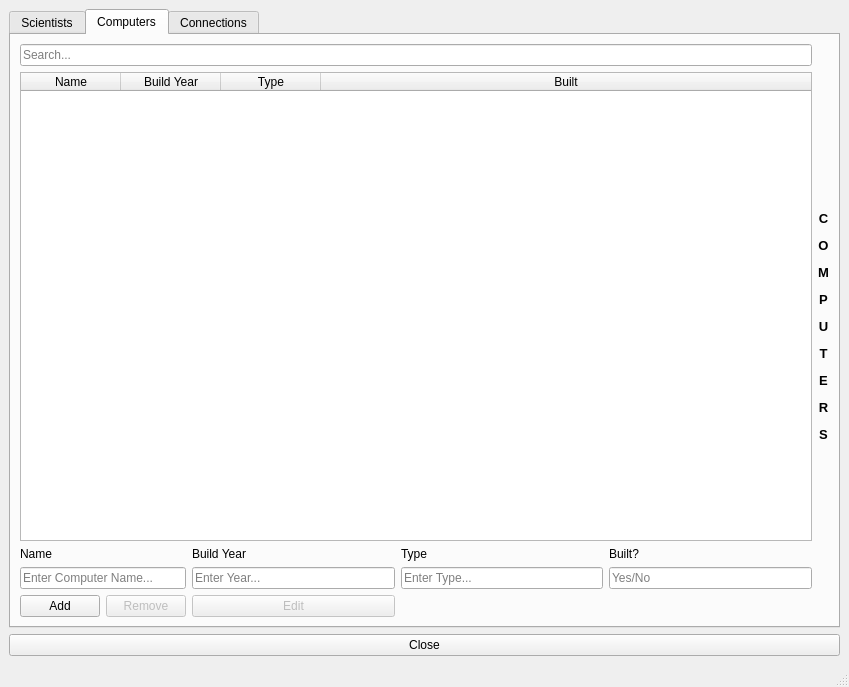
<?xml version="1.0" encoding="UTF-8"?>
<ui version="4.0">
 <class>DisplayWindow</class>
 <widget class="QMainWindow" name="DisplayWindow">
  <property name="geometry">
   <rect>
    <x>0</x>
    <y>0</y>
    <width>849</width>
    <height>687</height>
   </rect>
  </property>
  <property name="windowTitle">
   <string>MainWindow</string>
  </property>
  <widget class="QWidget" name="centralwidget">
   <layout class="QGridLayout" name="gridLayout_6">
    <item row="0" column="0">
     <widget class="QTabWidget" name="tab_sci_com_conn">
      <property name="enabled">
       <bool>true</bool>
      </property>
      <property name="currentIndex">
       <number>1</number>
      </property>
      <widget class="QWidget" name="tab_sci_main">
       <attribute name="title">
        <string>Scientists</string>
       </attribute>
       <layout class="QGridLayout" name="gridLayout_2">
        <item row="0" column="0" colspan="6">
         <widget class="QLineEdit" name="line_search_sci">
          <property name="placeholderText">
           <string>Search...</string>
          </property>
         </widget>
        </item>
        <item row="0" column="6" rowspan="2">
         <widget class="QLabel" name="label">
          <property name="text">
           <string>&lt;html&gt;&lt;head/&gt;&lt;body&gt;&lt;p align=&quot;center&quot;&gt;&lt;span style=&quot; font-size:10pt; font-weight:600;&quot;&gt;&lt;br/&gt;&lt;br/&gt;S&lt;/span&gt;&lt;/p&gt;&lt;p align=&quot;center&quot;&gt;&lt;span style=&quot; font-size:10pt; font-weight:600;&quot;&gt;C&lt;/span&gt;&lt;/p&gt;&lt;p align=&quot;center&quot;&gt;&lt;span style=&quot; font-size:10pt; font-weight:600;&quot;&gt;I&lt;/span&gt;&lt;/p&gt;&lt;p align=&quot;center&quot;&gt;&lt;span style=&quot; font-size:10pt; font-weight:600;&quot;&gt;E&lt;/span&gt;&lt;/p&gt;&lt;p align=&quot;center&quot;&gt;&lt;span style=&quot; font-size:10pt; font-weight:600;&quot;&gt;N&lt;/span&gt;&lt;/p&gt;&lt;p align=&quot;center&quot;&gt;&lt;span style=&quot; font-size:10pt; font-weight:600;&quot;&gt;T&lt;/span&gt;&lt;/p&gt;&lt;p align=&quot;center&quot;&gt;&lt;span style=&quot; font-size:10pt; font-weight:600;&quot;&gt;I&lt;/span&gt;&lt;/p&gt;&lt;p align=&quot;center&quot;&gt;&lt;span style=&quot; font-size:10pt; font-weight:600;&quot;&gt;S&lt;/span&gt;&lt;/p&gt;&lt;p align=&quot;center&quot;&gt;&lt;span style=&quot; font-size:10pt; font-weight:600;&quot;&gt;T&lt;/span&gt;&lt;/p&gt;&lt;p align=&quot;center&quot;&gt;&lt;span style=&quot; font-size:10pt; font-weight:600;&quot;&gt;S&lt;/span&gt;&lt;/p&gt;&lt;/body&gt;&lt;/html&gt;</string>
          </property>
         </widget>
        </item>
        <item row="1" column="0" colspan="6">
         <widget class="QTableWidget" name="table_display_sci">
          <property name="editTriggers">
           <set>QAbstractItemView::NoEditTriggers</set>
          </property>
          <property name="alternatingRowColors">
           <bool>false</bool>
          </property>
          <property name="selectionBehavior">
           <enum>QAbstractItemView::SelectRows</enum>
          </property>
          <property name="sortingEnabled">
           <bool>true</bool>
          </property>
          <attribute name="horizontalHeaderStretchLastSection">
           <bool>true</bool>
          </attribute>
          <column>
           <property name="text">
            <string>Name</string>
           </property>
           <property name="textAlignment">
            <set>AlignCenter</set>
           </property>
          </column>
          <column>
           <property name="text">
            <string>Year of Birth</string>
           </property>
           <property name="textAlignment">
            <set>AlignCenter</set>
           </property>
          </column>
          <column>
           <property name="text">
            <string>Year of Death</string>
           </property>
          </column>
          <column>
           <property name="text">
            <string>Gender</string>
           </property>
          </column>
         </widget>
        </item>
        <item row="2" column="0">
         <widget class="QLabel" name="label_4">
          <property name="text">
           <string>Name</string>
          </property>
         </widget>
        </item>
        <item row="2" column="3">
         <widget class="QLabel" name="label_5">
          <property name="text">
           <string>Year of Birth</string>
          </property>
         </widget>
        </item>
        <item row="2" column="4">
         <widget class="QLabel" name="label_6">
          <property name="text">
           <string>Year of Death</string>
          </property>
         </widget>
        </item>
        <item row="2" column="5">
         <widget class="QLabel" name="label_7">
          <property name="text">
           <string>Gender</string>
          </property>
         </widget>
        </item>
        <item row="3" column="0" colspan="3">
         <widget class="QLineEdit" name="line_sci_name_add_remove_edit">
          <property name="placeholderText">
           <string>Enter Full Name...</string>
          </property>
         </widget>
        </item>
        <item row="3" column="3">
         <widget class="QLineEdit" name="line_sci_birth_add_remove_edit">
          <property name="text">
           <string/>
          </property>
          <property name="placeholderText">
           <string>Birth...</string>
          </property>
         </widget>
        </item>
        <item row="3" column="4">
         <widget class="QLineEdit" name="line_sci_death_add_remove_edit">
          <property name="placeholderText">
           <string>Empty if Alive...</string>
          </property>
         </widget>
        </item>
        <item row="3" column="5">
         <widget class="QLineEdit" name="line_sci_gender_add_remove_edit">
          <property name="placeholderText">
           <string>female/male...</string>
          </property>
         </widget>
        </item>
        <item row="4" column="0">
         <widget class="QPushButton" name="pushButton_add_sci">
          <property name="text">
           <string>Add</string>
          </property>
         </widget>
        </item>
        <item row="4" column="1">
         <widget class="QPushButton" name="pushButton_remove_sci">
          <property name="enabled">
           <bool>false</bool>
          </property>
          <property name="text">
           <string>Remove</string>
          </property>
         </widget>
        </item>
        <item row="4" column="2" colspan="2">
         <widget class="QPushButton" name="pushButton_edit_sci">
          <property name="enabled">
           <bool>false</bool>
          </property>
          <property name="text">
           <string>Edit</string>
          </property>
         </widget>
        </item>
       </layout>
      </widget>
      <widget class="QWidget" name="tab_com">
       <attribute name="title">
        <string>Computers</string>
       </attribute>
       <layout class="QGridLayout" name="gridLayout_3">
        <item row="2" column="0">
         <widget class="QLabel" name="label_12">
          <property name="text">
           <string>Name</string>
          </property>
         </widget>
        </item>
        <item row="3" column="4">
         <widget class="QLineEdit" name="line_com_built_add_remove_edit">
          <property name="text">
           <string/>
          </property>
          <property name="placeholderText">
           <string>Yes/No</string>
          </property>
         </widget>
        </item>
        <item row="4" column="0">
         <widget class="QPushButton" name="pushButton_com_add">
          <property name="text">
           <string>Add</string>
          </property>
         </widget>
        </item>
        <item row="3" column="0" colspan="2">
         <widget class="QLineEdit" name="line_com_name_add_remove_edit">
          <property name="placeholderText">
           <string>Enter Computer Name...</string>
          </property>
         </widget>
        </item>
        <item row="2" column="4">
         <widget class="QLabel" name="label_9">
          <property name="text">
           <string>Built?</string>
          </property>
         </widget>
        </item>
        <item row="4" column="1">
         <widget class="QPushButton" name="pushButton_com_remove">
          <property name="enabled">
           <bool>false</bool>
          </property>
          <property name="text">
           <string>Remove</string>
          </property>
         </widget>
        </item>
        <item row="4" column="2">
         <widget class="QPushButton" name="pushButton_com_edit">
          <property name="enabled">
           <bool>false</bool>
          </property>
          <property name="text">
           <string>Edit</string>
          </property>
         </widget>
        </item>
        <item row="0" column="0" colspan="5">
         <widget class="QLineEdit" name="line_search_com">
          <property name="placeholderText">
           <string>Search...</string>
          </property>
         </widget>
        </item>
        <item row="1" column="0" colspan="5">
         <widget class="QTableWidget" name="table_display_com">
          <property name="editTriggers">
           <set>QAbstractItemView::NoEditTriggers</set>
          </property>
          <property name="selectionBehavior">
           <enum>QAbstractItemView::SelectRows</enum>
          </property>
          <property name="sortingEnabled">
           <bool>true</bool>
          </property>
          <attribute name="horizontalHeaderStretchLastSection">
           <bool>true</bool>
          </attribute>
          <column>
           <property name="text">
            <string>Name</string>
           </property>
          </column>
          <column>
           <property name="text">
            <string>Build Year</string>
           </property>
          </column>
          <column>
           <property name="text">
            <string>Type</string>
           </property>
          </column>
          <column>
           <property name="text">
            <string>Built</string>
           </property>
          </column>
         </widget>
        </item>
        <item row="2" column="3">
         <widget class="QLabel" name="label_10">
          <property name="text">
           <string>Type</string>
          </property>
         </widget>
        </item>
        <item row="3" column="3">
         <widget class="QLineEdit" name="line_com_type_add_remove_edit">
          <property name="placeholderText">
           <string>Enter Type...</string>
          </property>
         </widget>
        </item>
        <item row="3" column="2">
         <widget class="QLineEdit" name="line_com_year_add_remove_edit">
          <property name="text">
           <string/>
          </property>
          <property name="placeholderText">
           <string>Enter Year...</string>
          </property>
         </widget>
        </item>
        <item row="2" column="2">
         <widget class="QLabel" name="label_11">
          <property name="text">
           <string>Build Year</string>
          </property>
         </widget>
        </item>
        <item row="1" column="5">
         <widget class="QLabel" name="label_8">
          <property name="text">
           <string>&lt;html&gt;&lt;head/&gt;&lt;body&gt;&lt;p align=&quot;center&quot;&gt;&lt;br/&gt;&lt;/p&gt;&lt;p align=&quot;center&quot;&gt;&lt;span style=&quot; font-size:10pt; font-weight:600;&quot;&gt;C&lt;/span&gt;&lt;/p&gt;&lt;p align=&quot;center&quot;&gt;&lt;span style=&quot; font-size:10pt; font-weight:600;&quot;&gt;O&lt;/span&gt;&lt;/p&gt;&lt;p align=&quot;center&quot;&gt;&lt;span style=&quot; font-size:10pt; font-weight:600;&quot;&gt;M&lt;/span&gt;&lt;/p&gt;&lt;p align=&quot;center&quot;&gt;&lt;span style=&quot; font-size:10pt; font-weight:600;&quot;&gt;P&lt;/span&gt;&lt;/p&gt;&lt;p align=&quot;center&quot;&gt;&lt;span style=&quot; font-size:10pt; font-weight:600;&quot;&gt;U&lt;/span&gt;&lt;/p&gt;&lt;p align=&quot;center&quot;&gt;&lt;span style=&quot; font-size:10pt; font-weight:600;&quot;&gt;T&lt;/span&gt;&lt;/p&gt;&lt;p align=&quot;center&quot;&gt;&lt;span style=&quot; font-size:10pt; font-weight:600;&quot;&gt;E&lt;/span&gt;&lt;/p&gt;&lt;p align=&quot;center&quot;&gt;&lt;span style=&quot; font-size:10pt; font-weight:600;&quot;&gt;R&lt;/span&gt;&lt;/p&gt;&lt;p align=&quot;center&quot;&gt;&lt;span style=&quot; font-size:10pt; font-weight:600;&quot;&gt;S&lt;/span&gt;&lt;/p&gt;&lt;/body&gt;&lt;/html&gt;</string>
          </property>
         </widget>
        </item>
       </layout>
      </widget>
      <widget class="QWidget" name="tab_conn">
       <attribute name="title">
        <string>Connections</string>
       </attribute>
       <layout class="QGridLayout" name="gridLayout_4">
        <item row="0" column="0">
         <widget class="QTabWidget" name="tab_connect_display_edit">
          <property name="currentIndex">
           <number>1</number>
          </property>
          <widget class="QWidget" name="tab_conn_display">
           <attribute name="title">
            <string>Display</string>
           </attribute>
           <layout class="QGridLayout" name="gridLayout_5">
            <item row="0" column="0">
             <widget class="QLineEdit" name="line_connect_search">
              <property name="placeholderText">
               <string>Search...</string>
              </property>
             </widget>
            </item>
            <item row="1" column="0">
             <widget class="QTableWidget" name="table_display_connect">
              <property name="editTriggers">
               <set>QAbstractItemView::NoEditTriggers</set>
              </property>
              <property name="selectionBehavior">
               <enum>QAbstractItemView::SelectRows</enum>
              </property>
              <property name="sortingEnabled">
               <bool>true</bool>
              </property>
              <attribute name="horizontalHeaderStretchLastSection">
               <bool>true</bool>
              </attribute>
              <column>
               <property name="text">
                <string>Scientist Name</string>
               </property>
               <property name="textAlignment">
                <set>AlignCenter</set>
               </property>
              </column>
              <column>
               <property name="text">
                <string>Computer Name</string>
               </property>
              </column>
             </widget>
            </item>
           </layout>
          </widget>
          <widget class="QWidget" name="tab_conn_edit">
           <attribute name="title">
            <string>Edit</string>
           </attribute>
           <layout class="QGridLayout" name="gridLayout">
            <item row="0" column="0">
             <widget class="QLineEdit" name="line_connect_search_sci">
              <property name="placeholderText">
               <string>Search...</string>
              </property>
             </widget>
            </item>
            <item row="1" column="0">
             <widget class="QTableWidget" name="table_edit_connect_sci">
              <property name="editTriggers">
               <set>QAbstractItemView::NoEditTriggers</set>
              </property>
              <property name="selectionBehavior">
               <enum>QAbstractItemView::SelectRows</enum>
              </property>
              <property name="sortingEnabled">
               <bool>true</bool>
              </property>
              <attribute name="horizontalHeaderStretchLastSection">
               <bool>true</bool>
              </attribute>
              <column>
               <property name="text">
                <string>Name</string>
               </property>
              </column>
              <column>
               <property name="text">
                <string>Year of Birth</string>
               </property>
              </column>
              <column>
               <property name="text">
                <string>Year of Death</string>
               </property>
              </column>
              <column>
               <property name="text">
                <string>Gender</string>
               </property>
              </column>
             </widget>
            </item>
            <item row="2" column="0">
             <widget class="QLineEdit" name="line_connect_search_com">
              <property name="placeholderText">
               <string>Search...</string>
              </property>
             </widget>
            </item>
            <item row="3" column="0">
             <widget class="QTableWidget" name="table_edit_connect_com">
              <property name="enabled">
               <bool>true</bool>
              </property>
              <property name="editTriggers">
               <set>QAbstractItemView::NoEditTriggers</set>
              </property>
              <property name="selectionBehavior">
               <enum>QAbstractItemView::SelectRows</enum>
              </property>
              <property name="sortingEnabled">
               <bool>true</bool>
              </property>
              <attribute name="horizontalHeaderStretchLastSection">
               <bool>true</bool>
              </attribute>
              <column>
               <property name="text">
                <string>Name</string>
               </property>
              </column>
              <column>
               <property name="text">
                <string>Build Year</string>
               </property>
              </column>
              <column>
               <property name="text">
                <string>Type</string>
               </property>
              </column>
              <column>
               <property name="text">
                <string>Built</string>
               </property>
              </column>
             </widget>
            </item>
            <item row="4" column="0">
             <widget class="QPushButton" name="pushButton_connect">
              <property name="enabled">
               <bool>false</bool>
              </property>
              <property name="text">
               <string>Connect</string>
              </property>
             </widget>
            </item>
           </layout>
          </widget>
         </widget>
        </item>
        <item row="0" column="1">
         <widget class="QLabel" name="label_3">
          <property name="text">
           <string>&lt;html&gt;&lt;head/&gt;&lt;body&gt;&lt;p align=&quot;center&quot;&gt;&lt;br/&gt;&lt;/p&gt;&lt;p align=&quot;center&quot;&gt;&lt;span style=&quot; font-size:10pt; font-weight:600;&quot;&gt;C&lt;/span&gt;&lt;/p&gt;&lt;p align=&quot;center&quot;&gt;&lt;span style=&quot; font-size:10pt; font-weight:600;&quot;&gt;O&lt;/span&gt;&lt;/p&gt;&lt;p align=&quot;center&quot;&gt;&lt;span style=&quot; font-size:10pt; font-weight:600;&quot;&gt;N&lt;/span&gt;&lt;/p&gt;&lt;p align=&quot;center&quot;&gt;&lt;span style=&quot; font-size:10pt; font-weight:600;&quot;&gt;N&lt;/span&gt;&lt;/p&gt;&lt;p align=&quot;center&quot;&gt;&lt;span style=&quot; font-size:10pt; font-weight:600;&quot;&gt;E&lt;/span&gt;&lt;/p&gt;&lt;p align=&quot;center&quot;&gt;&lt;span style=&quot; font-size:10pt; font-weight:600;&quot;&gt;C&lt;/span&gt;&lt;/p&gt;&lt;p align=&quot;center&quot;&gt;&lt;span style=&quot; font-size:10pt; font-weight:600;&quot;&gt;T&lt;/span&gt;&lt;/p&gt;&lt;p align=&quot;center&quot;&gt;&lt;span style=&quot; font-size:10pt; font-weight:600;&quot;&gt;I&lt;/span&gt;&lt;/p&gt;&lt;p align=&quot;center&quot;&gt;&lt;span style=&quot; font-size:10pt; font-weight:600;&quot;&gt;O&lt;/span&gt;&lt;/p&gt;&lt;p align=&quot;center&quot;&gt;&lt;span style=&quot; font-size:10pt; font-weight:600;&quot;&gt;N&lt;/span&gt;&lt;/p&gt;&lt;p align=&quot;center&quot;&gt;&lt;span style=&quot; font-size:10pt; font-weight:600;&quot;&gt;S&lt;/span&gt;&lt;span style=&quot; font-size:10pt;&quot;&gt;&lt;br/&gt;&lt;/span&gt;&lt;/p&gt;&lt;p align=&quot;center&quot;&gt;&lt;span style=&quot; font-size:10pt;&quot;&gt;&lt;br/&gt;&lt;/span&gt;&lt;/p&gt;&lt;/body&gt;&lt;/html&gt;</string>
          </property>
         </widget>
        </item>
       </layout>
      </widget>
     </widget>
    </item>
    <item row="1" column="0">
     <widget class="QPushButton" name="pushButton_close">
      <property name="text">
       <string>Close</string>
      </property>
     </widget>
    </item>
   </layout>
  </widget>
  <widget class="QMenuBar" name="menubar">
   <property name="geometry">
    <rect>
     <x>0</x>
     <y>0</y>
     <width>849</width>
     <height>21</height>
    </rect>
   </property>
  </widget>
  <widget class="QStatusBar" name="statusbar"/>
 </widget>
 <tabstops>
  <tabstop>line_search_com</tabstop>
  <tabstop>line_com_name_add_remove_edit</tabstop>
  <tabstop>line_com_year_add_remove_edit</tabstop>
  <tabstop>line_com_type_add_remove_edit</tabstop>
  <tabstop>line_com_built_add_remove_edit</tabstop>
  <tabstop>pushButton_com_add</tabstop>
  <tabstop>pushButton_com_remove</tabstop>
  <tabstop>pushButton_com_edit</tabstop>
  <tabstop>pushButton_remove_sci</tabstop>
  <tabstop>pushButton_edit_sci</tabstop>
  <tabstop>tab_sci_com_conn</tabstop>
  <tabstop>table_display_com</tabstop>
  <tabstop>line_search_sci</tabstop>
  <tabstop>table_display_sci</tabstop>
  <tabstop>line_sci_name_add_remove_edit</tabstop>
  <tabstop>line_sci_birth_add_remove_edit</tabstop>
  <tabstop>line_sci_death_add_remove_edit</tabstop>
  <tabstop>line_sci_gender_add_remove_edit</tabstop>
  <tabstop>pushButton_add_sci</tabstop>
  <tabstop>tab_connect_display_edit</tabstop>
  <tabstop>line_connect_search</tabstop>
  <tabstop>table_display_connect</tabstop>
  <tabstop>table_edit_connect_com</tabstop>
  <tabstop>pushButton_connect</tabstop>
  <tabstop>table_edit_connect_sci</tabstop>
  <tabstop>pushButton_close</tabstop>
 </tabstops>
 <resources/>
 <connections/>
</ui>
